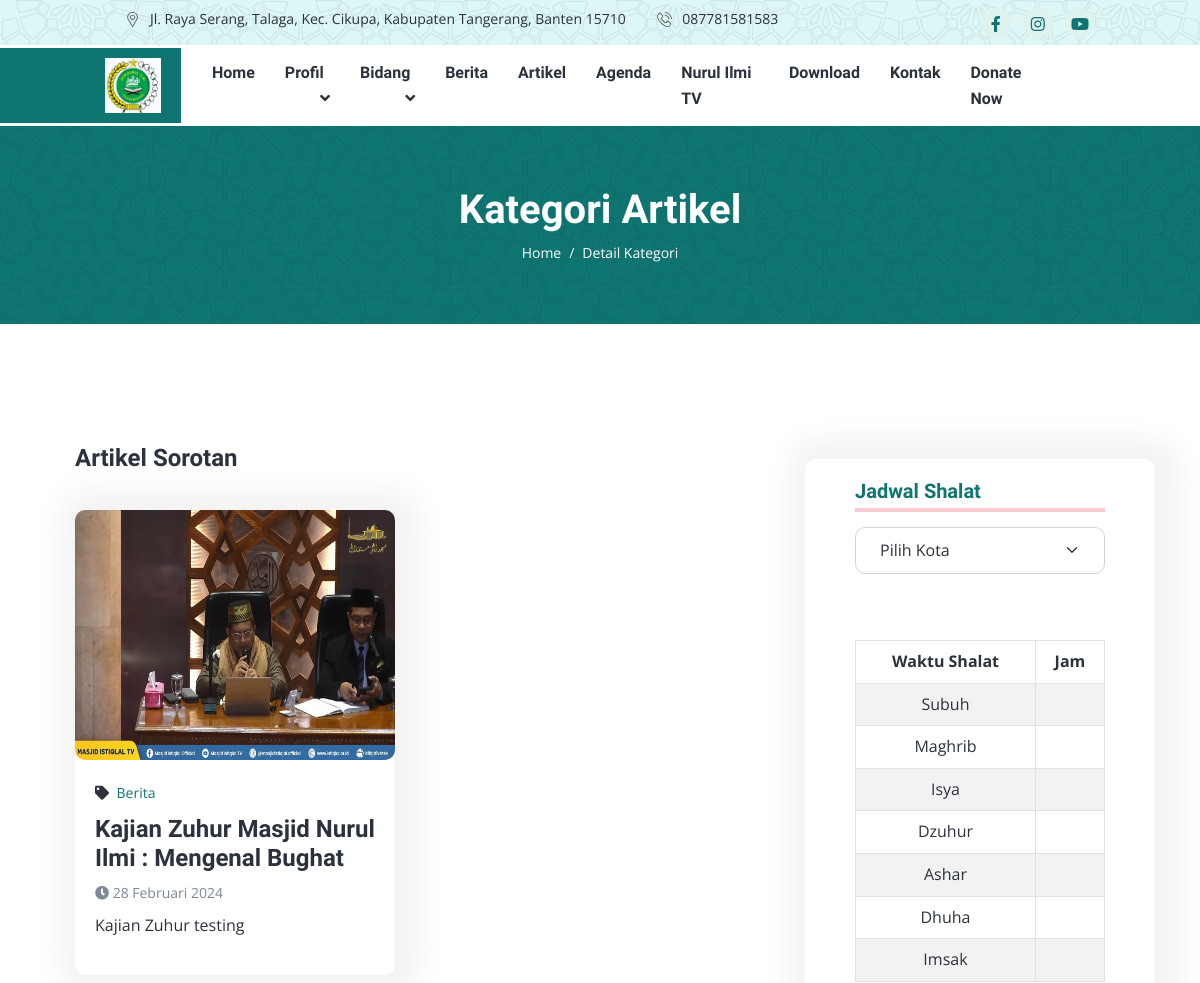
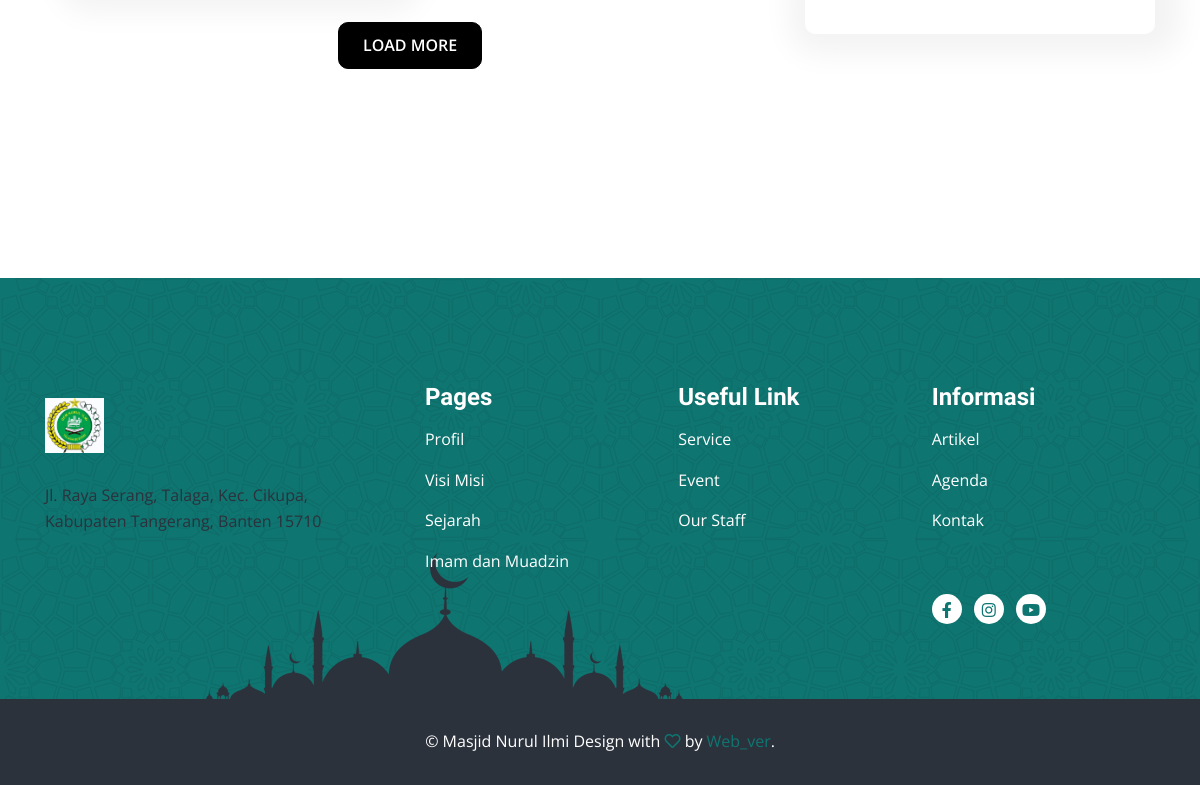
The app's page /blog/kategori/berita with its own data (2 pictures, top to bottom).
### tables this page shows
CREATE TABLE `tbl_setting` (
  `id_setting` int(11) NOT NULL,
  `id_jadwal` int(11) NOT NULL,
  `nama_masjid` varchar(100) NOT NULL,
  `alamat` text NOT NULL,
  `no_hp` varchar(14) NOT NULL,
  `link_alamat` text NOT NULL,
  `email` text NOT NULL,
  `logo` text NOT NULL,
  `banner1` text NOT NULL,
  `banner2` text NOT NULL,
  `banner3` text NOT NULL,
  `judul1` varchar(100) NOT NULL,
  `judul2` varchar(100) NOT NULL,
  `judul3` varchar(100) NOT NULL,
  `sosmed1` text NOT NULL,
  `sosmed2` text NOT NULL,
  `sosmed3` text NOT NULL,
  `ayat_quran` varchar(100) NOT NULL,
  `artinya` text NOT NULL,
  `surah` varchar(100) NOT NULL
);

CREATE TABLE `tbl_artikel` (
  `id_artikel` int(11) NOT NULL,
  `id_kategori` int(11) NOT NULL,
  `judul` varchar(100) NOT NULL,
  `deskripsi` text NOT NULL,
  `gambar` text NOT NULL,
  `slug` text NOT NULL,
  `tanggal_dibuat` date NOT NULL,
  `status` int(11) NOT NULL,
  `user` varchar(100) NOT NULL
);

CREATE TABLE `tbl_kategori_artikel` (
  `id_kategori` int(11) NOT NULL,
  `nama_kategori` varchar(100) NOT NULL,
  `slug_kategori` varchar(50) NOT NULL,
  `tanggal` datetime NOT NULL DEFAULT current_timestamp()
);

### application/views/webpage/v_detailkategori.php (the view, shortened to what the rows shown need)
<!DOCTYPE html>
<html lang="en">
<head>
    <link rel="stylesheet" href="https://cdnjs.cloudflare.com/ajax/libs/font-awesome/6.5.1/css/all.min.css"
 />
    <link rel="stylesheet" href="<?= base_url('frontend/') ?>assets/css/app.min.css">
    <link rel="stylesheet" href="https://cdnjs.cloudflare.com/ajax/libs/OwlCarousel2/2.3.4/assets/owl.carousel.min.css"
 />
</head>
<body>
    <header class="header-area">
        <?php $this->load->view('layout/header.php') ?>
    </header>
    <div class="page-title-area py-lg-6 py-5 bg-image-pattern">
        <div class="container">
            <div class="page-title-wrapper text-center">
                <h1 class="text-white mb-2">Kategori Artikel</h1>
            </div>
        </div>
    </div>
    <div class="about-area py-lg-10 py-8">
        <div class="container">
            <div class="row">
                <div class="col-md-8">
                    <div id="blog" class="blog-area">
                        <div class="container">
                            <div class="row">
                                <div class="col-lg-6 col-md-6" id="kategori-container">
                                    <div class="blog-style mt-4">
                                        <div class="blog-image">
                                            <img src="<?= base_url('upload/artikel/'.$detail_kategori['gambar']) ?>"
                                                alt="title">
                                        </div>
                                        <div class="blog-content">
                                            <span class="blog-meta"><i class="fas fa-tag me-2"></i><a
                                                    href='<?= base_url('blog/kategori/'.$detail_kategori['nama_kategori']) ?>'><?= $detail_kategori['nama_kategori'] ?></a></span>
                                            <h4><a href='<?= base_url('blog/detail/'.$detail_kategori['slug']) ?>'>
                                                    <?= $detail_kategori['judul'] ?></a></h4>
                                            <small class="text-muted"><i class="fa fa-clock"></i>
                                                <?= format_indo($detail_kategori['tanggal_dibuat']) ?></small>
                                            <p class="mt-2">
                                                <?= strip_tags(character_limiter($detail_kategori['deskripsi'], 200)) ?>
                                            </p>
                                        </div>
                                    </div>
                                </div>
                            </div>
                        </div>
                    </div>
                </div>
                <div class="col-md-4 mt-3 col-lg-4">
                    <div class="course-feature mb-4 bg-white rounded">
                        <div class="container">
                            <br><br>
                            <table id="salat-table" class="table table-bordered table-striped text-center">
                                <thead>
                                    <tr>
                                        <th>Waktu Shalat</th>
                                        <th>Jam</th>
                                    </tr>
                                </thead>
                            </table>
                        </div>
                    </div>
                </div>
            </div>
        </div>
    </div>
    <?php $this->load->view('layout/footer') ?>
</body>
</html>

### application/views/layout/header.php (shortened to what the rows shown need)
<div class="header-top bg-light bg-image-pattern px-xl-8 py-2">
    <div class="container">
        <div class="header-top-wrapper">
            <?php foreach($data_setting as $setting) : ?>
            <ul class="navbar-address list-inline m-0">
                <li class="list-inline-item"><span class="icon"><img
                            src="<?= base_url('frontend/') ?>assets/images/location-icon.svg"
                            alt="title"></span><?= strip_tags(character_limiter($setting->alamat, 70)); ?></li>
                <li class="list-inline-item"><span class="icon"><img
                            src="<?= base_url('frontend/') ?>assets/images/phone-icon.svg"
                            alt="title"></span><?= $setting->no_hp ?>
                </li>
            </ul>
            <ul class="navbar-social list-inline m-0">
                <li class="list-inline-item"><a href="<?= $setting->sosmed1 ?>"><i class="fab fa-facebook-f"></i></a>
                </li>
                <li class="list-inline-item"><a href="<?= $setting->sosmed2 ?>"><i class="fab fa-instagram"></i></a>
                </li>
                <li class="list-inline-item"><a href="<?= $setting->sosmed3 ?>"><i class="fab fa-youtube"></i></a>
                </li>
            </ul>
            <?php endforeach; ?>
        </div>
    </div>
</div>
<div class="header-bottom bg-white px-xl-8">
    <nav class="container">
        <div class="header-navbar navbar navbar-expand-lg">
            <?php foreach($data_setting as $setting) : ?>
            <a class='navbar-brand' href='<?= base_url() ?>'><img
                    src="<?= base_url('upload/setting/'.$setting->logo) ?>" alt="images"></a>
            <?php endforeach; ?>
        </div>
    </nav>
</div>

### application/views/layout/footer.php (shortened to what the rows shown need)
<footer class="footer-area pt-8">
    <div class="footer-top bg-image-pattern  py-lg-8 py-4">
        <div class="container">
            <div class="row">
                <?php foreach($data_setting as $setting) : ?>
                <div class="col-md-5 col-lg-4">
                    <div class="footer-widget my-4 me-md-4">
                        <a href="#" class="footer-brand mb-4"><img
                                src="<?= base_url('frontend/') ?>assets/images/logo.jpeg" alt="title"></a>
                        <p class="text-white m-0" style="color: #fff !important;"><?= $setting->alamat ?> </p>
                    </div>
                </div>
                <?php endforeach; ?>
                <div class="col-md-7 col-lg-8">
                    <div class="row">
                        <div class="col-lg-4 col-6">
                            <div class="footer-widget my-3">
                                <?php foreach($data_setting as $setting) : ?>
                                <ul class="footer-social m-0 mt-4 list-inline" data-aos="slide-up">
                                    <li class="list-inline-item"><a href="<?= $setting->sosmed1 ?>"><i
                                                class="fab fa-facebook-f"></i></a>
                                    </li>
                                    <li class="list-inline-item"><a href="<?= $setting->sosmed2 ?>"><i
                                                class="fab fa-instagram"></i></a></li>
                                    <li class="list-inline-item"><a href="<?= $setting->sosmed3 ?>"><i
                                                class="fab fa-youtube"></i></a>
                                    </li>
                                </ul>
                                <?php endforeach; ?>
                            </div>
                        </div>
                    </div>
                </div>
            </div>
        </div>
    </div>
</footer>

### records on screen
tbl_setting: alamat "Jl. Raya Serang, Talaga, Kec. Cikupa, Kabupaten Tangerang, Banten 15710", no_hp "087781581583", logo (picture)
tbl_artikel: gambar (picture), id_kategori.nama_kategori "Berita", judul "Kajian Zuhur Masjid Nurul Ilmi : Mengenal Bughat", tanggal_dibuat "28 Februari 2024", deskripsi "Kajian Zuhur testing"

### other values on screen
$judul "Detail Kategori"
